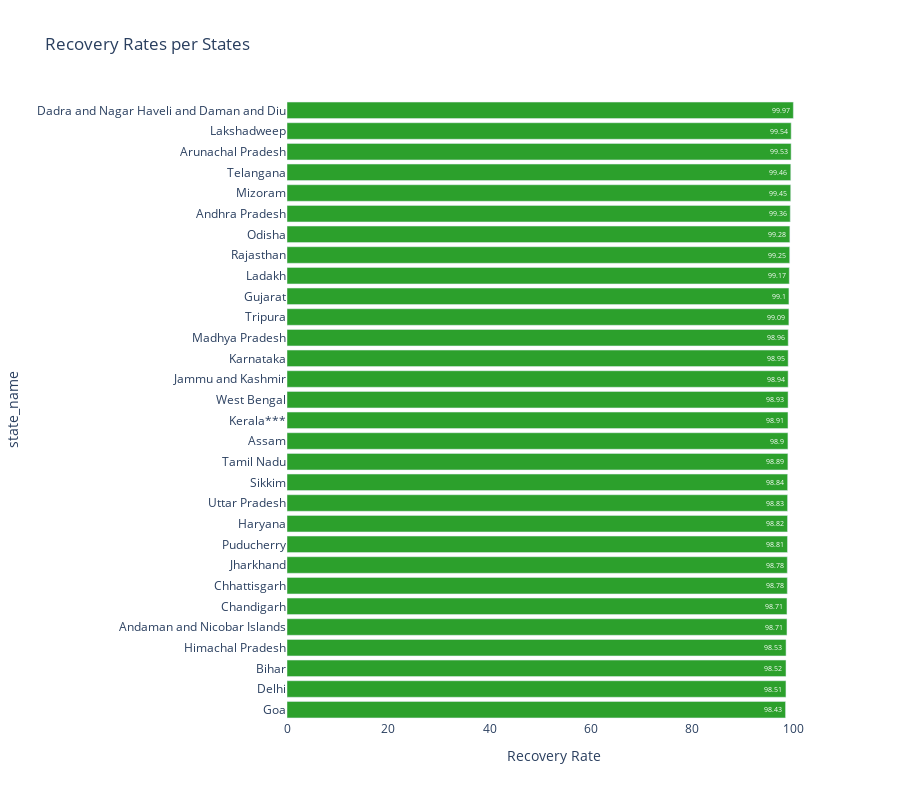

Notebook code for this chart:
### Markdown cell above
### Statewise Recovery and Death Rates

### Code cell
# Recovery Rate
df1 = covid_cases.copy()
df1['Recovery Rate'] = round((df1['cured']/df1['positive'])*100, 2)
df1 = df1[df1['positive']>100]
df1 = df1.sort_values('Recovery Rate', ascending=False)
fig = px.bar(df1.sort_values(by="Recovery Rate", ascending=False)[:30][::-1],
             x = 'Recovery Rate', y = 'state_name', 
             title='Recovery Rates per States', text='Recovery Rate', height=800, orientation='h',
             color_discrete_sequence=['#2ca02c'])   
fig.update_layout(plot_bgcolor='rgb(275, 270, 273)')
fig.show()

### Figure 1 — Plotly figure (JSON) as saved in the notebook; plotly's stock layout.template omitted (floating-point values rounded to 4 significant figures)
{"data": [{"alignmentgroup": "True", "hovertemplate": "Recovery Rate=%{text}<br>state_name=%{y}<extra></extra>", "legendgroup": "", "marker": {"color": "#2ca02c", "pattern": {"shape": ""}}, "name": "", "offsetgroup": "", "orientation": "h", "showlegend": false, "text": [98.43, 98.51, 98.52, 98.53, 98.71, 98.71, 98.78, 98.78, 98.81, 98.82, 98.83, 98.84, 98.89, 98.9, 98.91, 98.93, 98.94, 98.95, 98.96, 99.09, 99.1, 99.17, 99.25, 99.28, 99.36, 99.45, 99.46, 99.53, 99.54, 99.97], "textposition": "auto", "type": "bar", "x": [98.43, 98.51, 98.52, 98.53, 98.71, 98.71, 98.78, 98.78, 98.81, 98.82, 98.83, 98.84, 98.89, 98.9, 98.91, 98.93, 98.94, 98.95, 98.96, 99.09, 99.1, 99.17, 99.25, 99.28, 99.36, 99.45, 99.46, 99.53, 99.54, 99.97], "xaxis": "x", "y": ["Goa", "Delhi", "Bihar", "Himachal Pradesh", "Andaman and Nicobar Islands", "Chandigarh", "Chhattisgarh", "Jharkhand", "Puducherry", "Haryana", "Uttar Pradesh", "Sikkim", "Tamil Nadu", "Assam", "Kerala***", "West Bengal", "Jammu and Kashmir", "Karnataka", "Madhya Pradesh", "Tripura", "Gujarat", "Ladakh", "Rajasthan", "Odisha", "Andhra Pradesh", "Mizoram", "Telangana", "Arunachal Pradesh", "Lakshadweep", "Dadra and Nagar Haveli and Daman and Diu"], "yaxis": "y"}], "layout": {"barmode": "relative", "height": 800, "legend": {"tracegroupgap": 0}, "plot_bgcolor": "rgb(275, 270, 273)", "title": {"text": "Recovery Rates per States"}, "xaxis": {"anchor": "y", "domain": [0, 1], "title": {"text": "Recovery Rate"}}, "yaxis": {"anchor": "x", "domain": [0, 1], "title": {"text": "state_name"}}}}
